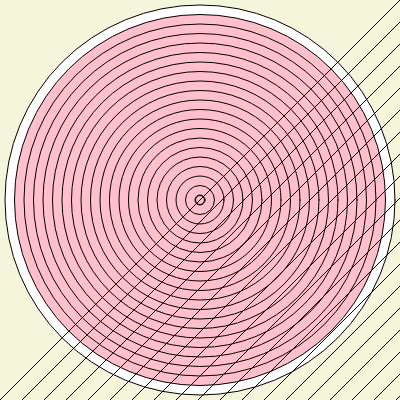
Frame 1 (no input)
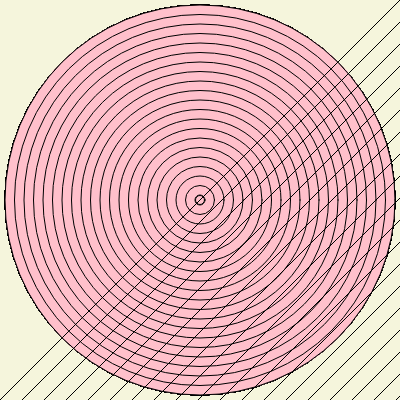
Frame 60 (no input)
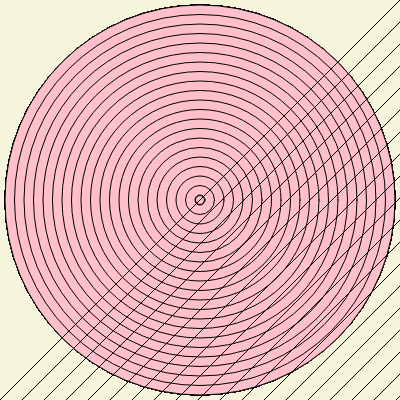
Frame 120 (the mouse pressed at the canvas centre since frame 60)

The p5.js sketch that drew these frames (run headless with seeded random() and noise() and a simulated clock; from frame 60 on, the mouse is pressed at the canvas centre):

// p5.js sketch
// ── sketch.js
function preload(){
  // preload assets
}

let canvasWidth = 400;
let canvasHeight = 400;
let radius = 10;

function setup() {
  createCanvas(canvasWidth, canvasHeight);
  background('beige');
}

function draw() {
  for (let a = canvasHeight; a >=1 ; a -= 19){
   circle(canvasHeight/2, canvasWidth/2, radius-a);
   if (radius%2===0){
      fill('pink');} 
      else {fill('white');}
  }

  for (let b = 0; b < 200; b+= 11){
    line(canvasWidth+b, canvasHeight-canvasHeight+b, canvasWidth-canvasWidth+b, canvasHeight+b);
  }
}
